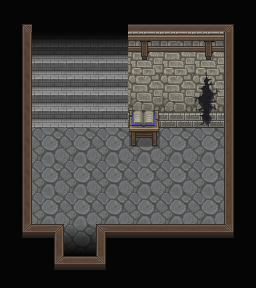

A level layout from a 2D game, rendered from its tile map. Below: a short description, then the map file with its tile-grid data intact:
An orthogonal 8x9 tile map with 32x32 px tiles, 11 tile layers (壁周り, 床, 壁, オブジェクト, ...), 10 tilesets.

<map version="1.10" tiledversion="1.11.2" orientation="orthogonal" renderorder="right-down" width="8" height="9" tilewidth="32" tileheight="32" infinite="0" nextlayerid="13" nextobjectid="1">
 <tileset firstgid="1" source="black.tsx" />
 <tileset firstgid="2" source="Inside-Town-A5.tsx" />
 <tileset firstgid="130" source="Bridge1-F.tsx" />
 <tileset firstgid="386" source="EuropeanI-B01.tsx" />
 <tileset firstgid="642" source="ModernI-A501.tsx" />
 <tileset firstgid="770" source="Inside-Town-E.tsx" />
 <tileset firstgid="1026" source="Cave1-MineC-1.tsx" />
 <tileset firstgid="1034" source="Door.tsx" />
 <tileset firstgid="1046" source="Cave1-MineC.tsx" />
 <tileset firstgid="1302" source="save.tsx" />
 <layer id="1" name="壁周り" width="8" height="9" locked="1">
  <data encoding="csv">
1,1,1,1,1,1,1,1,
1,0,0,0,0,0,0,1,
1,0,0,0,0,0,0,1,
1,0,0,0,0,0,0,1,
1,0,0,0,0,0,0,1,
1,0,0,0,0,0,0,1,
1,0,0,0,0,0,0,1,
1,1,0,1,1,1,1,1,
1,1,1,1,1,1,1,1
</data>
 </layer>
 <layer id="2" name="床" width="8" height="9" locked="1">
  <data encoding="csv">
0,0,0,0,0,0,0,0,
0,0,0,0,0,0,0,0,
0,0,0,0,0,0,0,0,
0,0,0,0,0,0,0,0,
0,4,4,4,4,4,4,0,
0,4,4,4,4,4,4,0,
0,4,4,4,4,4,4,0,
0,0,0,0,0,0,0,0,
0,0,0,0,0,0,0,0
</data>
 </layer>
 <layer id="4" name="壁" width="8" height="9" locked="1">
  <data encoding="csv">
76,0,0,0,99,99,99,75,
92,0,0,0,194,194,194,90,
92,0,0,0,210,210,210,90,
92,0,0,0,242,242,242,90,
92,0,0,0,0,0,0,90,
92,0,0,0,0,0,0,90,
92,0,0,0,0,0,0,90,
68,84,0,82,83,83,83,67,
0,68,83,67,0,0,0,0
</data>
 </layer>
 <layer id="8" name="オブジェクト" width="8" height="9" locked="1">
  <data encoding="csv">
0,0,0,0,0,0,0,0,
0,0,0,0,1031,1032,1031,0,
0,0,0,0,0,0,0,0,
0,0,0,0,0,0,0,0,
0,0,0,0,0,0,0,0,
0,0,0,0,0,0,0,0,
0,0,0,0,0,0,0,0,
0,0,0,0,0,0,0,0,
0,0,0,0,0,0,0,0
</data>
 </layer>
 <layer id="10" name="木の台" width="8" height="9" locked="1">
  <data encoding="csv">
0,0,0,0,0,0,0,0,
0,0,0,0,0,0,0,0,
0,0,0,0,0,0,0,0,
0,0,0,0,1202,0,0,0,
0,0,0,0,1218,0,0,0,
0,0,0,0,0,0,0,0,
0,0,0,0,0,0,0,0,
0,0,0,0,0,0,0,0,
0,0,0,0,0,0,0,0
</data>
 </layer>
 <layer id="9" name="移動用タイル" width="8" height="9" locked="1" opacity="0.97">
  <data encoding="csv">
0,0,0,0,0,0,0,0,
0,0,0,0,0,0,0,0,
0,0,0,0,0,0,0,0,
0,0,0,0,0,0,0,0,
0,0,0,0,0,0,0,0,
0,0,0,0,0,0,0,0,
0,0,0,0,0,0,0,0,
0,0,4,0,0,0,0,0,
0,0,0,0,0,0,0,0
</data>
 </layer>
 <layer id="3" name="階段" width="8" height="9" locked="1">
  <data encoding="csv">
0,0,0,0,0,0,0,0,
0,291,291,291,0,0,0,0,
0,291,291,291,0,0,0,0,
0,291,291,291,0,0,0,0,
0,0,0,0,0,0,0,0,
0,0,0,0,0,0,0,0,
0,0,0,0,0,0,0,0,
0,0,0,0,0,0,0,0,
0,0,0,0,0,0,0,0
</data>
 </layer>
 <layer id="7" name="血管入口" width="8" height="9" locked="1">
  <data encoding="csv">
0,0,0,0,0,0,0,0,
0,0,0,0,0,0,0,0,
0,0,0,0,0,0,999,0,
0,0,0,0,0,0,1015,0,
0,0,0,0,0,0,0,0,
0,0,0,0,0,0,0,0,
0,0,0,0,0,0,0,0,
0,0,0,0,0,0,0,0,
0,0,0,0,0,0,0,0
</data>
 </layer>
 <layer id="12" name="セーブ" width="8" height="9" locked="1">
  <data encoding="csv">
0,0,0,0,0,0,0,0,
0,0,0,0,0,0,0,0,
0,0,0,0,0,0,0,0,
0,0,0,0,1308,0,0,0,
0,0,0,0,0,0,0,0,
0,0,0,0,0,0,0,0,
0,0,0,0,0,0,0,0,
0,0,0,0,0,0,0,0,
0,0,0,0,0,0,0,0
</data>
 </layer>
 <layer id="5" name="影2" width="8" height="9" locked="1">
  <data encoding="csv">
0,0,0,0,0,0,0,0,
0,3221225861,3221225861,3221225861,0,0,0,0,
0,0,0,0,0,0,0,0,
0,0,0,0,0,0,0,0,
0,0,0,0,0,0,0,0,
0,0,0,0,0,0,0,0,
0,0,0,0,0,0,0,0,
0,0,389,0,0,0,0,0,
0,0,0,0,0,0,0,0
</data>
 </layer>
 <layer id="6" name="影" width="8" height="9" locked="1" opacity="0.23">
  <data encoding="csv">
758,758,758,758,758,758,758,758,
758,758,758,758,758,758,758,758,
758,758,758,758,758,758,758,758,
758,758,758,758,758,758,758,758,
758,758,758,758,758,758,758,758,
758,758,758,758,758,758,758,758,
758,758,758,758,758,758,758,758,
758,758,758,758,758,758,758,758,
758,758,758,758,758,758,758,758
</data>
 </layer>
</map>
